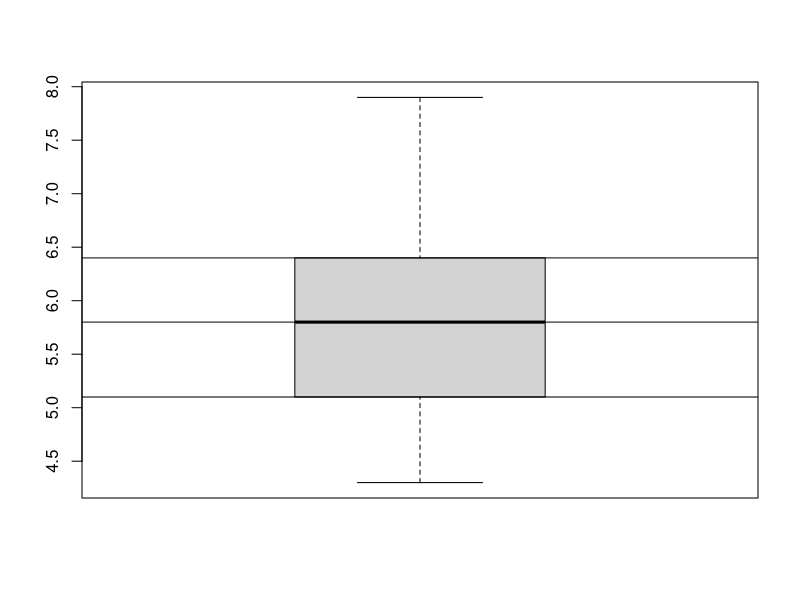

Here is the R script that generated this plot:
## ---- chunk 1
library(knitr)
## ---- chunk 2
TransformationTable = data.frame(iris$Sepal.Length)

TransformationTable$Plus3 = TransformationTable[,1] + 3

TransformationTable$DivBy3 = TransformationTable[,1] / 3

TransformationTable$DivBy3Plus5 = (TransformationTable[,1] / 3) + 5

Means = round(colMeans(TransformationTable),2)
Variance = round(apply(TransformationTable,2, var),2)
StdDev = round(apply(TransformationTable,2, sd),2)

TransformationTableResults = rbind(c("Means",Means),
                                   c("Variance",Variance),
                                   c("Std. Dev.",StdDev)
                                   )

kable(TransformationTable)
kable(TransformationTableResults)
## ---- chunk 3

boxplot(iris$Sepal.Length)

FirstQuart = summary(iris$Sepal.Length)[2]
ThirdQuart = summary(iris$Sepal.Length)[5]
Median = median(iris$Sepal.Length)

Midline = Median
IQR = ThirdQuart - FirstQuart
BoxTop = ThirdQuart
BoxBottom = FirstQuart
UpperWhisker = ThirdQuart + IQR * 1.5
LowerWhisker = FirstQuart - IQR * 1.5
# UpperWhisker = max(iris$Sepal.Length)
# LowerWhisker = min(iris$Sepal.Length)

abline(h = Midline)
abline(h = BoxTop)
abline(h = BoxBottom)
abline(h = UpperWhisker)
abline(h = LowerWhisker)

summary(iris$Sepal.Length)
